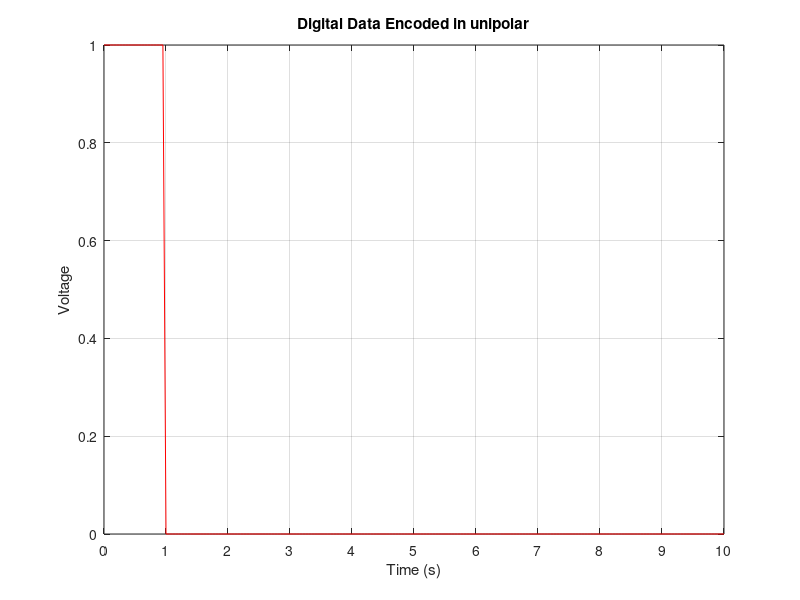

Write the MATLAB code that produced this figure.
time = 0:0.05:10; 

bit_time = 1; 
no_of_points = bit_time / 0.05; 

points_ones = ones(1, no_of_points).*-1;
points_zeros = ones(1, no_of_points);

output = [];

bit_stream = input("Enter digital bits (e.g., [1 0 1 1]): ");

for i = 1:length(bit_stream)
    if bit_stream(i) == 1
        output = [output points_ones];
    else
        output = [output points_zeros];
    end
end

output = [output zeros(1, length(time) - length(output))];

figure;
plot(time, output, 'r');
title('Digital Data Encoded in unipolar');
xlabel('Time (s)');
ylabel('Voltage');
grid on;
set(gca, 'XTick', 0:1:max(time));
